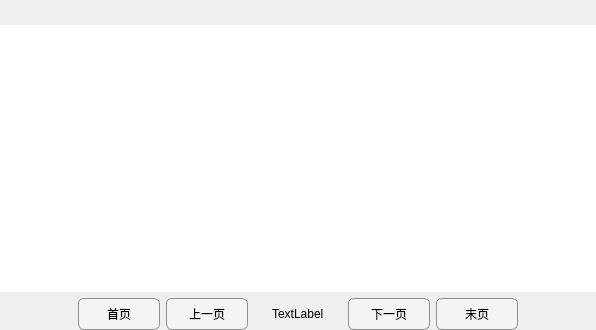
<?xml version="1.0" encoding="UTF-8"?>
<ui version="4.0">
 <class>DeTableView</class>
 <widget class="QWidget" name="DeTableView">
  <property name="geometry">
   <rect>
    <x>0</x>
    <y>0</y>
    <width>596</width>
    <height>330</height>
   </rect>
  </property>
  <property name="windowTitle">
   <string>DeTableView</string>
  </property>
  <property name="styleSheet">
   <string notr="true">QPushButton {
    
	font: 16pt &quot;新宋体&quot;;
	background-color: rgb(244, 244, 244);
     border: 1px solid #8f8f91;
     border-radius: 6px;
     min-width: 80px;
     min-height: 30px;
 }

QLabel
{
    padding-left:15px;
    padding-right:15px;
    min-width:40px;
}

 QPushButton:pressed {
	background-color: rgb(255, 255, 255);
 }

QTableView
{
	font: bold 12pt &quot;宋体&quot;;
    border:none;
}

 QTableView QTableCornerButton::section
 {
     background: white;
     border: 0px outset rgb(209, 209, 209);
     border-bottom-width:1px;
     border-right-width:1px;
 }


QHeaderView::section
{
	background-color: rgb(130, 130, 130);
    color: rgb(255, 255, 255);
    border: 0px solid white;
	border-color: rgb(209, 209, 209);	
	border-top-width:0px;
	border-bottom-width:1px;	
	border-right-width:1px;
	border-left-width:0px;
}

QHeaderView
{
   min-height:25px;
   font: bold 12pt &quot;宋体&quot;;
}</string>
  </property>
  <layout class="QGridLayout" name="gridLayout_2">
   <property name="margin">
    <number>0</number>
   </property>
   <item row="1" column="0">
    <layout class="QGridLayout" name="gridLayout">
     <item row="0" column="2">
      <widget class="QPushButton" name="firstBtn">
       <property name="text">
        <string>首页</string>
       </property>
      </widget>
     </item>
     <item row="0" column="6">
      <widget class="QPushButton" name="lastBtn">
       <property name="text">
        <string>末页</string>
       </property>
      </widget>
     </item>
     <item row="0" column="0">
      <spacer name="horizontalSpacer">
       <property name="orientation">
        <enum>Qt::Horizontal</enum>
       </property>
       <property name="sizeHint" stdset="0">
        <size>
         <width>40</width>
         <height>20</height>
        </size>
       </property>
      </spacer>
     </item>
     <item row="0" column="7">
      <spacer name="horizontalSpacer_2">
       <property name="orientation">
        <enum>Qt::Horizontal</enum>
       </property>
       <property name="sizeHint" stdset="0">
        <size>
         <width>40</width>
         <height>20</height>
        </size>
       </property>
      </spacer>
     </item>
     <item row="0" column="5">
      <widget class="QPushButton" name="nextBtn">
       <property name="text">
        <string>下一页</string>
       </property>
      </widget>
     </item>
     <item row="0" column="3">
      <widget class="QPushButton" name="prevBtn">
       <property name="text">
        <string>上一页</string>
       </property>
      </widget>
     </item>
     <item row="0" column="4">
      <widget class="QLabel" name="label">
       <property name="styleSheet">
        <string notr="true">font: 10pt &quot;宋体&quot;;</string>
       </property>
       <property name="text">
        <string>TextLabel</string>
       </property>
      </widget>
     </item>
    </layout>
   </item>
   <item row="0" column="0">
    <widget class="QTableView" name="tableView">
     <property name="showGrid">
      <bool>true</bool>
     </property>
     <attribute name="verticalHeaderVisible">
      <bool>false</bool>
     </attribute>
     <attribute name="verticalHeaderDefaultSectionSize">
      <number>40</number>
     </attribute>
    </widget>
   </item>
  </layout>
 </widget>
 <layoutdefault spacing="6" margin="11"/>
 <resources/>
 <connections/>
</ui>
